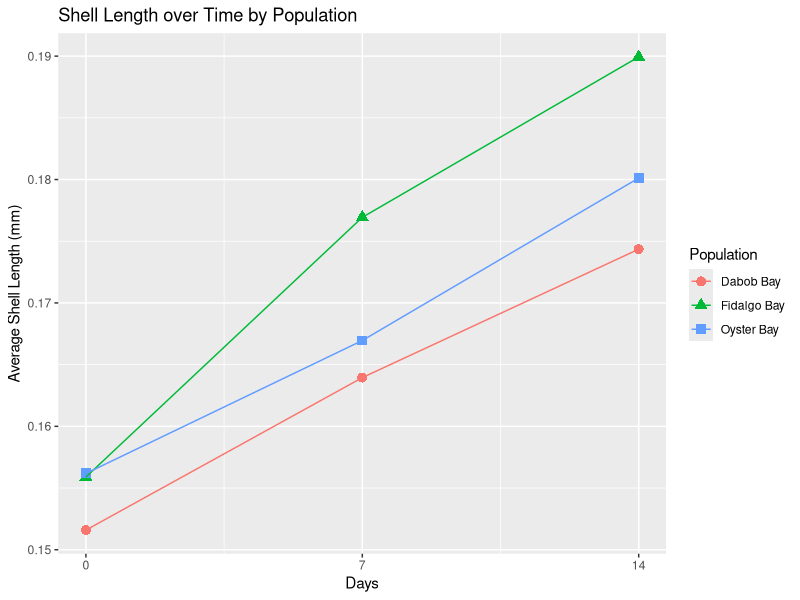
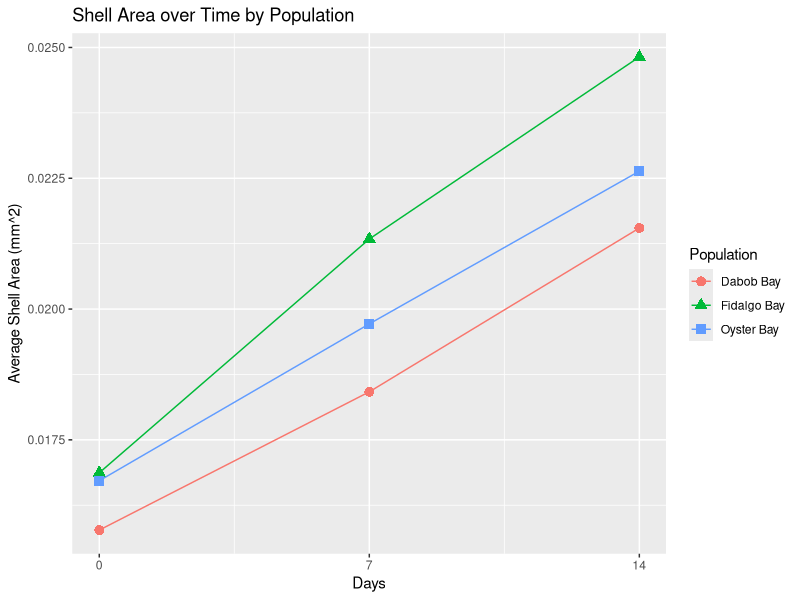
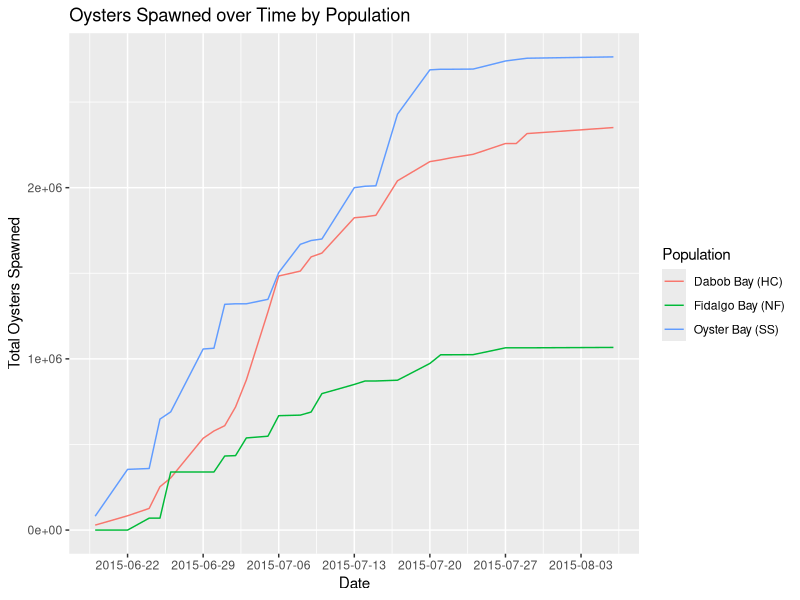

The R source for these figures, in order:
## ---- chunk 1
library(ggplot2)
library(dplyr)
library(tidyr)
library(kableExtra)
## ---- chunk 2
#read in data and created fancy tibble table
PS_larvae <- read.csv("../raw_data/Copy of PS_Larvae.csv") 
PS_larvae_tibble <- as_tibble(PS_larvae)
kbl(head(PS_larvae_tibble)) %>%
  kable_styling(bootstrap_options = "striped")

## ---- chunk 3
popul_days <- group_by(PS_larvae, Population, Date)
## ---- chunk 4
#average length for each population
avg_l_popul <- summarize(popul_days, mean_l = mean(Average_Length), na.rm = TRUE)
#added column for days after start
avg_l_popul$Days = c(0, 14, 7, 0, 14, 7, 0, 14, 7)
## ---- chunk 5
#scatterplot of days passed vs length for each population with a line of best fit for each population
lengthvsdays <- ggplot(data = avg_l_popul, mapping = aes(x = Days, y = mean_l, group = Population)) +
  geom_point(aes(shape = Population, color = Population), size = 3) +
  geom_line(aes(color=Population)) +  
  labs(x = "Days", y = "Average Shell Length (mm)") +
  scale_x_continuous(breaks = c (0, 7, 14)) +
  ggtitle("Shell Length over Time by Population")
print(lengthvsdays)
## ---- chunk 6
#average area for each population
avg_a_popul <- summarize(popul_days, mean_a = mean(Area), na.rm = TRUE)
#added column for days after start
avg_a_popul$Days = c(0, 14, 7, 0, 14, 7, 0, 14, 7)
#scatterplot of days passed vs length for each population with a line of best fit for each population
areavsdays <- ggplot(data = avg_a_popul, mapping = aes(x = Days, y = mean_a, group = Population)) +
  geom_point(aes(shape = Population, color = Population), size = 3) +
  geom_line(aes(color=Population)) +
  labs(x = "Days", y = "Average Shell Area (mm^2)") +
  scale_x_continuous(breaks = c (0, 7, 14)) +
  ggtitle("Shell Area over Time by Population")
print(areavsdays)
## ---- chunk 7
#gathered necessary variables from larval_counts raw data
larval_counts <- read.csv("../raw_data/Copy of Larval counts - Day 1-By Family.csv")
popul_larvae <- summarize(larval_counts, Date, Population, Family, Total.Larvae,)  %>% 
group_by(Date,Population) 
popul_larvae$Date <- as.Date(popul_larvae$Date, "%m/%d/%Y")
#sectioned out only families that spawned and summed for each population
popul_tot <- summarise(popul_larvae, total_by_date = sum(Total.Larvae))
popul_tot <- group_by(popul_tot, Population) %>%
  mutate(popul_total = cumsum(total_by_date))
## ---- chunk 8
#made a graph of oysters spawned over time for each population
larvaevsdate <- ggplot(popul_tot, mapping = aes(x = Date, y = popul_total, group = Population)) +
  geom_line(aes(color=Population)) +
  labs(x = "Date", y = "Total Oysters Spawned") +
  scale_x_date(breaks = "1 week") +
  ggtitle("Oysters Spawned over Time by Population")
print(larvaevsdate)
